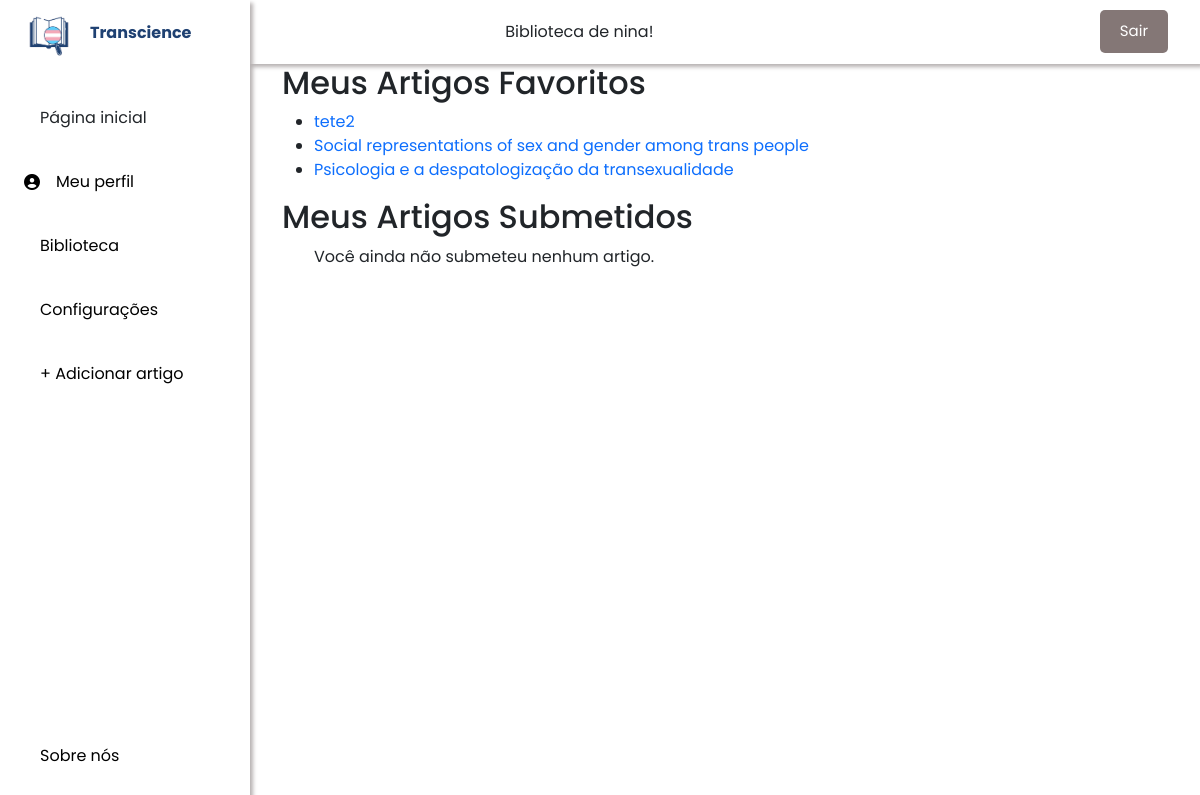
Screenshot of /biblioteca/minha_biblioteca/ (signed in) with the database file from the repository.
### biblioteca/models.py (models this page shows, shortened)
class Favorito(models.Model):
    usuario = models.ForeignKey(User, on_delete=models.CASCADE)
    artigo = models.ForeignKey(Artigo, on_delete=models.CASCADE)
    data_favorito = models.DateField(auto_now_add=True)

class Artigo(models.Model):
    titulo = models.CharField(max_length=200)
    link = models.CharField(max_length=255)
    autor = models.CharField(max_length=255)
    relevancia_id = models.ForeignKey(Relevancia, on_delete=models.CASCADE)
    ano_id = models.ForeignKey(Ano, on_delete=models.CASCADE)
    palavras_chave = models.ManyToManyField(PalavraChave, related_name='artigos')
    usuario = models.ManyToManyField(User, related_name='artigos')

### biblioteca/views.py (the view)
# urls.py: path("minha_biblioteca/", views.Minha_bibliotecaView.as_view(), name="minha_biblioteca"),
class Minha_bibliotecaView(generic.ListView):
    template_name = "biblioteca/minha_biblioteca.html"
    context_object_name = "biblioteca"
    def get_queryset(self):
        return Artigo.objects.all()

### biblioteca/templates/biblioteca/minha_biblioteca.html (shortened to what this page needs)
{% load static %}
<link rel="stylesheet" href="{% static 'css/bootstrap.min.css' %}">
<link rel="stylesheet" href="{% static 'fa/css/all.min.css' %}">
<link rel="stylesheet" href="{% static 'biblioteca/style.css' %}">
<link href="fontawesome/css/all.css" rel="stylesheet">
<body id="body-pd">
  <header class="header" id="header">
      {% if user.is_authenticated %}
      Biblioteca de {{ user.username }}!
      {% else %}
      <p>You are not logged in</p>
      <a href="{% url 'login' %}">Log In</a>
      {% endif %}
      <form action="{% url 'logout' %}" method="post">
        <button type="submit" class="logout-button">Sair</button>
      </form>
  </header>
  <div class="l-navbar" id="nav-bar">
    <nav class="nav">
        <div>
            <a href="#" class="nav_logo">
                <img src="{% static 'biblioteca/images/logo.png' %}" alt="Logo" class="nav_logo-img">
                <span class="nav_logo-name">Transcience</span>
            </a>
            <div class="nav_list">
                <a href="{% url 'biblioteca:index' %}" class="nav_link active">
                    <span class="nav_name">Página inicial</span>
                </a>
                <a href="#" class="nav_link">
                  <i class="fa-solid fa-circle-user"></i>
                    <span class="nav_name">Meu perfil</span>
                </a>
                <a href="#" class="nav_link">
                    <span class="nav_name">Biblioteca</span>
                </a>
                <a href="#" class="nav_link">
                    <span class="nav_name">Configurações</span>
                </a>
                <a href="{% url 'novoArtigo' %}" class="nav_link">
                  <span class="nav_name"> + Adicionar artigo</span>
                </a>
            </div>
        </div>
        <a href="#" class="nav_link">
            <span class="nav_name">Sobre nós</span>
        </a>
    </nav>
</div>
<h2>Meus Artigos Favoritos</h2>
<ul>
    {% for favorito in user.favorito_set.all %}
        <li>
            <a href="{{ favorito.artigo.link }}">{{ favorito.artigo.titulo }}</a>
        </li>
    {% endfor %}
</ul>
<h2>Meus Artigos Submetidos</h2>
<ul>
    {% for artigo in user.artigo_set.all %}
        <li>
            <a href="{{ artigo.link }}">{{ artigo.titulo }}</a> - {{ artigo.ano.descricao }}
        </li>
    {% empty %}
        <p>Você ainda não submeteu nenhum artigo.</p>
    {% endfor %}
</ul>

### biblioteca/static/biblioteca/style.css (style rules this page uses)
* { font-family: "Poppins", sans-serif; }
body { position: relative; font-family: var(--body-font); transition: .5s; margin: 0; padding: 0; }
a { text-decoration: none; }
.header { width: 100%; height: var(--header-height); position: fixed; top: 0; left: 0; display: flex; align-items: center; justify-content: space-between; padding: 0 1rem; background-color: #ffffff; z-index: var(--z-fixed); transition: .5s; box-shadow: 3px 3px 4px rgb(183, 178, 178); }
.l-navbar { position: fixed; top: 0; left: 0; width: var(--nav-width); height: 100vh; background-color: #ffffff; padding: 0; transition: .5s; z-index: var(--z-fixed); box-shadow: 3px 3px 4px rgb(183, 178, 178); }
.nav { height: 100%; display: flex; flex-direction: column; justify-content: space-between; overflow: hidden; margin-top: 0; }
.nav_logo, .nav_link { display: grid; grid-template-columns: max-content max-content; align-items: center; column-gap: 1rem; padding: .5rem 0 .5rem 1.5rem; }
.nav_logo { margin-bottom: 2rem; }
.nav_logo-name { color: #1F4172; font-weight: 700; }
.nav_link { position: relative; color: var(--first-color-light); margin-bottom: 1.5rem; transition: .3s; }
.nav_logo-img { width: 50px; height: 50px; white-space: nowrap; }
.active { color: var(--black-color); }
.active::before { content: ''; position: absolute; left: 0; width: 2px; height: 32px; background-color: var(--white-color); }
@media screen and (min-width: 768px) { body { margin: calc(var(--header-height) + 1rem) 0 0 0; padding-left: calc(var(--nav-width) + 2rem); } }
@media screen and (min-width: 768px) { .header { height: calc(var(--header-height) + 1rem); padding: 0 2rem 0 calc(var(--nav-width) + 2rem); } }
@media screen and (min-width: 768px) { .l-navbar { left: 0; padding: 0; margin: 0; } }
@media screen and (min-width: 768px) { .logout-button { background-color: #847776; color: white; border: none; padding: 10px 20px; font-size: 15px; cursor: pointer; border-radius: 5px; transition: background-color 0.3s ease; margin-top: 15px; transition: background-color 0.3s, transform 0.2s; } }

### rows the page displays
Favorito: artigo.titulo "tete2"
Favorito: artigo.titulo "Social representations of sex and gender among trans people"
Favorito: artigo.titulo "Psicologia e a despatologização da transexualidade"

### other values shown
{{ user.username }} "nina"
